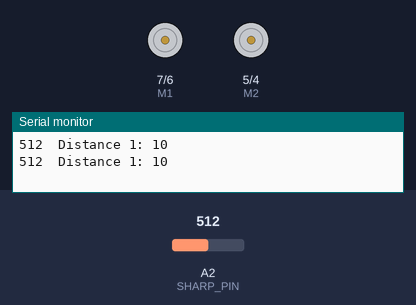
Recording of a sketch running on a simulated Arduino Uno, built with avr-gcc and run on an emulated ATmega328P. Shown: direction and speed pins drawn as motors (green arrow = direction pin HIGH = forward, orange = LOW = backward, longer = more drive), the last lines printed to the serial monitor. The inputs (shaded band) are chosen by the test bench; at power-on: A2 (SHARP_PIN) = 512.

Above: at 4.5 s.
4.6 s: A2 (SHARP_PIN) set to 122
At 8.8 s:
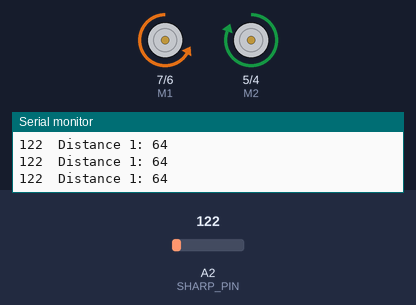
9.2 s: A2 (SHARP_PIN) set to 2
13.8 s: A2 (SHARP_PIN) set to 0
At 17.4 s:
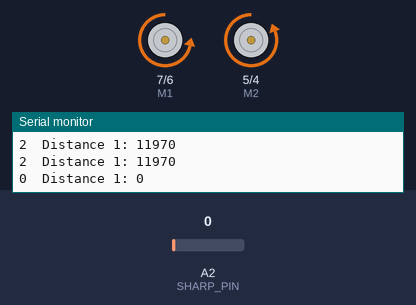
22.5 s: A2 (SHARP_PIN) set to 35
27.1 s: A2 (SHARP_PIN) set to 239
31.7 s: A2 (SHARP_PIN) set to 272
At 33.3 s:
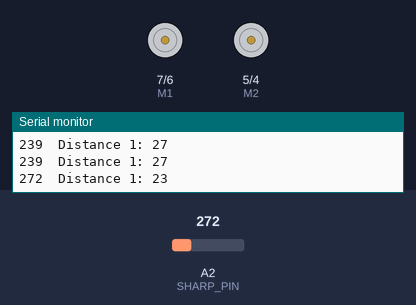
Timing chart, 0 to 40.9 s (numbered marks = the images above; inputs shaded):
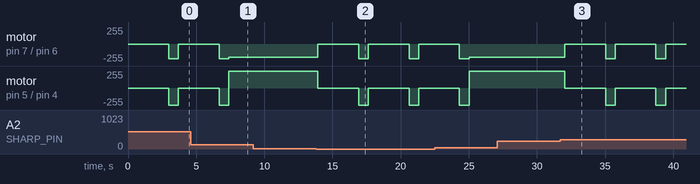

Measured:
- the behaviour switches between 1 and 0 on A2 (SHARP_PIN) (found by bisection; images 1 and 2)
- the behaviour switches between 255 and 256 on A2 (SHARP_PIN) (found by bisection; images 2 and 3)
- after the input at 13.8 s, motor on pin 7 (M1) / pin 6 (E1): alternates backward 220/255 for 0.70 s and stopped for 3.0 s, starting after 0.11 s; motor on pin 5 (M2) / pin 4 (E2): alternates backward 255/255 for 0.70 s and stopped for 3.0 s, starting after 0.11 s
- after the input at 31.7 s, motor on pin 7 (M1) / pin 6 (E1): alternates backward 220/255 for 0.70 s and stopped for 3.0 s, starting after 0.33 s; motor on pin 5 (M2) / pin 4 (E2): alternates backward 255/255 for 0.70 s and stopped for 3.0 s, starting after 0.33 s

The sketch:

lab3-activity5-17.ino
```cpp
// (licence header left out)
// Arduino analog input pin to which the Sharp sensor is connected
const byte SHARP_PIN = 2;
//const byte SHARP_PIN1 = 1;
//const byte SHARP_PIN2 = 0;

// Motor driver PWM pin
const byte E1 = 6;

// Motor driver direction pin
const byte M1 = 7;

// Motor driver PWM pin
const byte E2 = 4;

// Motor driver direction pin
const byte M2 = 5;

// Left wheel encoder digital pins
const byte SIGNAL_A = 2;
const byte SIGNAL_B = 3;

//Right wheel encoder digital pins
const byte SIGNAL_C = 8;
const byte SIGNAL_D = 9;

// Variable to store the proximity measurement
int sharp_val = 0;
//int sharp_val1 = 0;
//int sharp_val2 = 0;

int distanceCM;
//int distanceCM1;
//int distanceCM2;

void setup()
{
    // Open the serial port at 9600 bps
    Serial.begin(9600);
    pinMode(M1, OUTPUT); // Configure pin M1 for output
    pinMode(M2, OUTPUT); // Configure pin M2 for output
}

void loop()
{
    // Read the sensor output (0-1023, or 10 bits)
    sharp_val = analogRead(SHARP_PIN);
    //sharp_val1 = analogRead(SHARP_PIN1);
    //sharp_val2 = analogRead(SHARP_PIN2);

    distanceCM = 28908*pow(sharp_val, -1.272);
    //distanceCM1 = 28908*pow(sharp_val1, -1.272);
    //distanceCM2 = 28908*pow(sharp_val2, -1.272);

    // Print the value to the Serial Monitor
    Serial.print(sharp_val);
    Serial.print("\t");
    //Serial.print(sharp_val1);
    //Serial.print("\t");
    //Serial.print(sharp_val2);
    //Serial.print("\n");

    // Print the value to the Serial Monitor
    Serial.print("Distance 1: ");
    Serial.print(distanceCM);
    //Serial.print("\t");
    //Serial.print("DIstance 2: ");
    //Serial.print(distanceCM1);
    //Serial.print("\t");
    //Serial.print("DIstance 3: ");
    //Serial.print(distanceCM2);
    Serial.print("\n");


            if (distanceCM < 25){
              digitalWrite(M1, LOW);  // Drive forward (left wheels)
              digitalWrite(M2, HIGH);
              analogWrite(E1, 0);     // PWM speed command (left wheels)
              analogWrite(E2, 0);
              delay(3000);
              digitalWrite(M1, LOW);  // Drive forward (left wheels)
              digitalWrite(M2, LOW);
              analogWrite(E1, 220);     // PWM speed command (left wheels)
              analogWrite(E2, 220);
              delay(200);
              } else {
               digitalWrite(M1, LOW);  // Drive forward (left wheels)
              digitalWrite(M2, HIGH);
              analogWrite(E1, 200);     // PWM speed command (left wheels)
              analogWrite(E2, 200);
                }


    // Delay for a bit before reading the sensor again
    delay(500);
}
```
